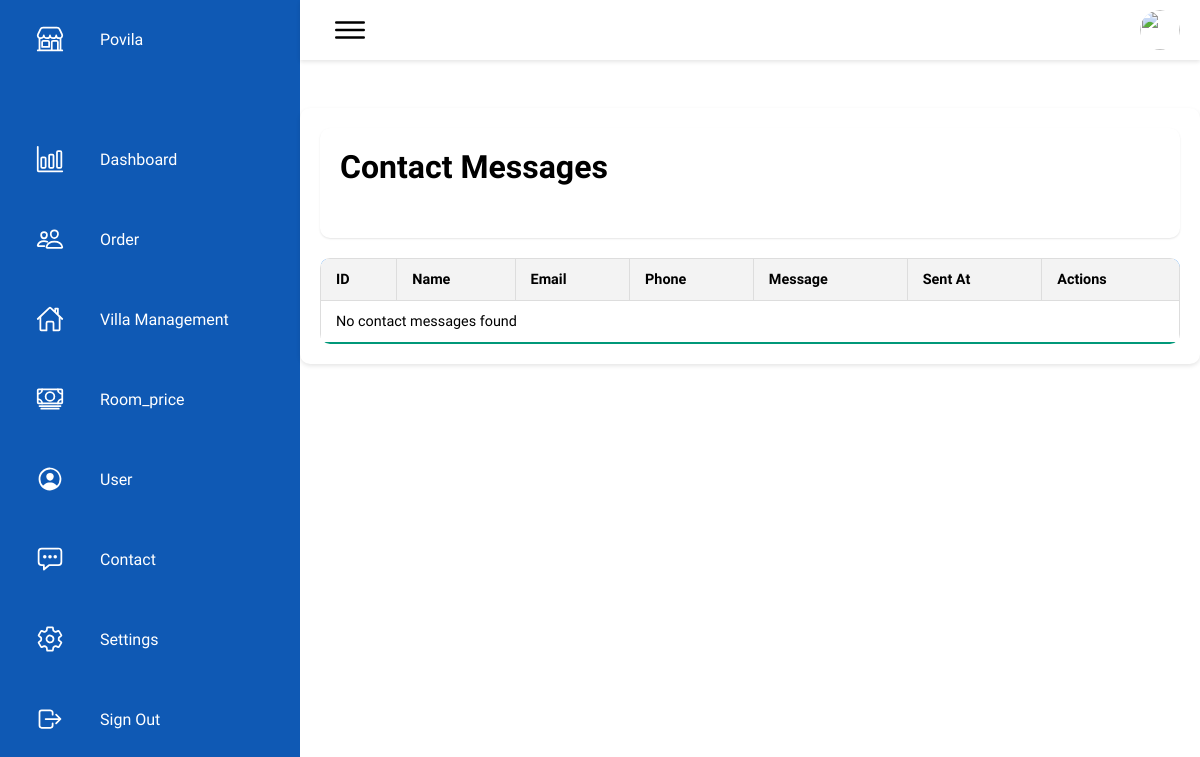
The app's page /webPovila/admin/contact_user.php, older data.
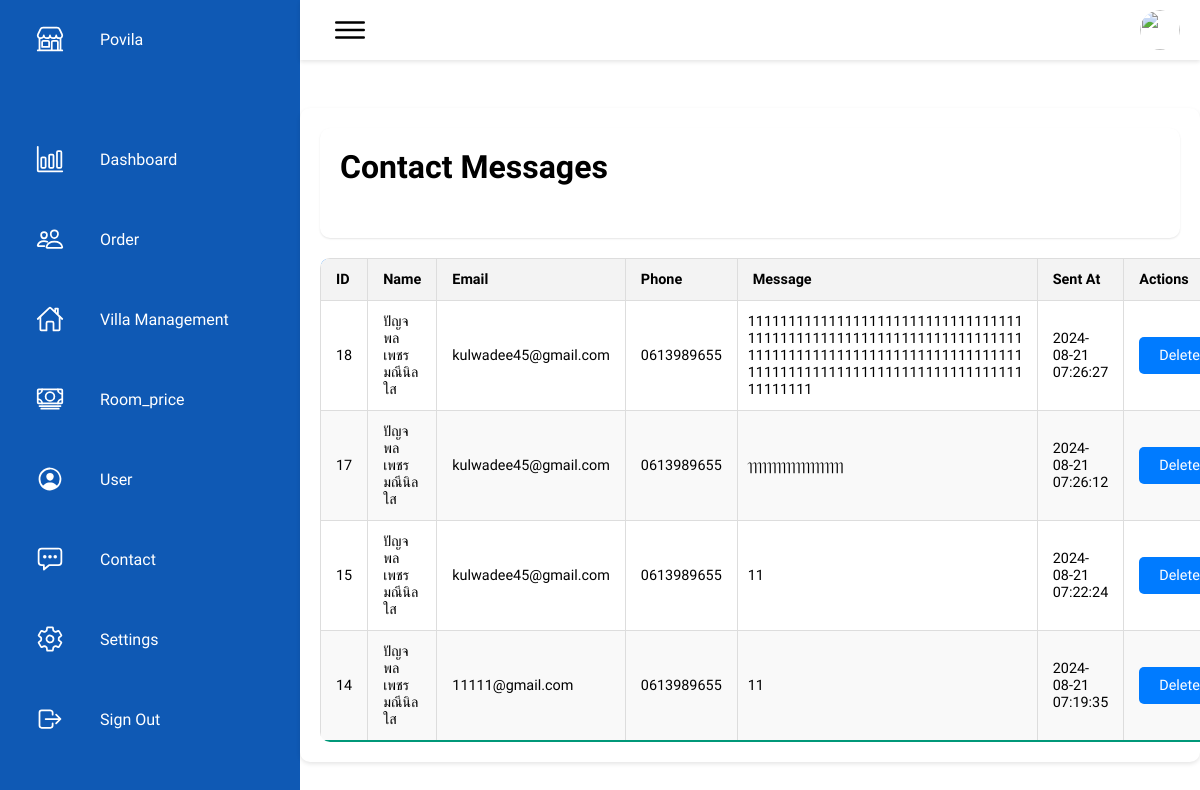
The same page, newer data.
### tables this page shows
CREATE TABLE `contact` (
  `id` int(11) NOT NULL,
  `name` varchar(255) NOT NULL,
  `email` varchar(255) NOT NULL,
  `phone` varchar(10) NOT NULL,
  `message` text NOT NULL,
  `created_at` timestamp NOT NULL DEFAULT current_timestamp()
);

### webPovila/admin/contact_user.php (the view, shortened to what this page needs)
<!DOCTYPE html>
<html lang="en">
<head>
    <link rel="stylesheet" href="../css/admin.css">
    <link rel="stylesheet" href="../css/contact_user.css">
    <link rel="stylesheet" href="../css/order.css">
</head>
<body>
    <div class="container">
        <?php include 'menu.php'; ?>
        <div class="details2">
            <div class="recentOrders">
                <div class="cardHeader">
                    <h2>Contact Messages</h2>
                </div>
                <table>
                    <thead>
                        <tr>
                            <th>ID</th>
                            <th>Name</th>
                            <th>Email</th>
                            <th>Phone</th>
                            <th>Message</th>
                            <th>Sent At</th>
                            <th>Actions</th>
                        </tr>
                    </thead>
                    <tbody>
                        <?php
                        include 'db_connection.php';
                        $sql = "SELECT id, name, email, phone, message, created_at FROM contact ORDER BY created_at DESC";
                        $result = $conn->query($sql);
                        if ($result->num_rows > 0) {
                            while ($row = $result->fetch_assoc()) {
                                echo "<tr>";
                                echo "<td>{$row['id']}</td>";
                                echo "<td>{$row['name']}</td>";
                                echo "<td>{$row['email']}</td>";
                                echo "<td>{$row['phone']}</td>";
                                echo "<td class='message-cell'>{$row['message']}</td>";
                                echo "<td>{$row['created_at']}</td>";
                                echo "<td>
                        <a href='#' onclick='confirmDelete({$row['id']})' class='btn'>Delete</a>
                      </td>";
                                echo "</tr>";
                            }
                        } else {
                            echo "<tr><td colspan='7'>No contact messages found</td></tr>";
                        }
                        ?>
                    </tbody>
                </table>
            </div>
        </div>
    </div>
</body>
</html>

### webPovila/admin/menu.php (shortened to what this page needs)
<div class="navigation">
    <ul>
        <li class="active">
            <a href="index.php">
                <span class="icon">
                <ion-icon name="storefront-outline"></ion-icon>
                </span>
                <span class="title">Povila</span>
            </a>
        </li>
        <li>
            <a href="admin.php">
                <span class="icon">
                <ion-icon name="bar-chart-outline"></ion-icon>
                </span>
                <span class="title">Dashboard</span>
            </a>
        </li>
        <li>
            <a href="Order.php">
                <span class="icon">
                    <ion-icon name="people-outline"></ion-icon>
                </span>
                <span class="title">Order</span>
            </a>
        </li>
        <li>
            <a href="villa_setting.php">
                <span class="icon">
                <ion-icon name="home-outline"></ion-icon>
                </span>
                <span class="title">Villa Management</span>
            </a>
        </li>
        <li>
            <a href="room_price_list.php">
                <span class="icon">
                    <ion-icon name="cash-outline"></ion-icon>
                </span>
                <span class="title">Room_price</span>
            </a>
        </li>
        <li>
            <a href="user.php">
                <span class="icon">
                    <ion-icon name="person-circle-outline"></ion-icon>
                </span>
                <span class="title">User</span>
            </a>
        </li>
        <li>
            <a href="contact_user.php">
                <span class="icon">
                <ion-icon name="chatbox-ellipses-outline"></ion-icon>
                </span>
                <span class="title">Contact</span>
            </a>
        </li>
        <li>
            <a href="setting.php">
                <span class="icon">
                    <ion-icon name="settings-outline"></ion-icon>
                </span>
                <span class="title">Settings</span>
            </a>
        </li>
        <li>
            <a href="confirm_signout.php">
                <span class="icon">
                    <ion-icon name="log-out-outline"></ion-icon>
                </span>
                <span class="title">Sign Out</span>
            </a>
        </li>
    </ul>
</div>
        <div class="main">
            <div class="topbar">
                <div class="toggle">
                    <ion-icon name="menu-outline"></ion-icon>
                </div>
                <div class="user-settings">
    <div class="user" onclick="toggleDropdown()">
        <img id="userProfilePic" src="path/to/default/profile.jpg" alt="">
    </div>
</div>
 </div>

### webPovila/css/admin.css (style rules this page uses)
* { font-family: "Ubuntu", sans-serif; margin: 0; padding: 0; box-sizing: border-box; }
:root { --blue: #0f59b4; --blue1: #007BFF; --white: #fff; --gray: #f5f5f5; --black1: #222; --black2: #999; --red: #ff6347; --green: #008000; --brown: #cfcece; }
body { min-height: 100vh; overflow-x: hidden; }
.container { position: relative; width: 100%; }
.navigation { position: fixed; width: 300px; height: 100%; background: var(--blue); border-left: 10px solid var(--blue); transition: 0.5s; overflow: hidden; }
.navigation ul { position: absolute; top: 0; left: 0; width: 100%; }
.navigation ul li { position: relative; width: 100%; list-style: none; border-top-left-radius: 30px; border-bottom-left-radius: 30px; }
.navigation ul li:nth-child(1) { margin-bottom: 40px; pointer-events: none; }
.navigation ul li a { position: relative; display: block; width: 100%; display: flex; text-decoration: none; color: var(--white); }
.navigation ul li a .icon { position: relative; display: block; min-width: 60px; height: 60px; line-height: 75px; text-align: center; }
.navigation ul li a .icon ion-icon { font-size: 1.75rem; }
.navigation ul li a .title { position: relative; display: block; padding: 0 10px; height: 60px; line-height: 60px; text-align: start; white-space: nowrap; }
.main { position: absolute; width: calc(100% - 300px); left: 300px; min-height: 100vh; background: var(--white); transition: 0.5s; }
.topbar { width: 100%; height: 60px; display: flex; justify-content: space-between; align-items: center; padding: 0 10px; }
.toggle { position: relative; width: 60px; height: 60px; display: flex; justify-content: center; align-items: center; font-size: 2.5rem; cursor: pointer; }
.user { position: relative; width: 40px; height: 40px; border-radius: 50%; overflow: hidden; cursor: pointer; }
.user img { position: absolute; top: 0; left: 0; width: 100%; height: 100%; object-fit: cover; }
.cardHeader h2 { font-weight: 600; color: var(--blue); }
@media (min-width: 768px) and (max-width: 1366px) { .recentOrders table { width: 100%; font-size: 0.9rem; } }
@media (min-width: 768px) and (max-width: 1366px) { .btn { font-size: 0.9rem; padding: 10px 15px; } }
.user-settings { position: relative; display: flex; align-items: center; }
.user-settings .user { margin-left: 10px; cursor: pointer; }
.user-settings .user img { border-radius: 50%; width: 40px; height: 40px; }

### webPovila/css/contact_user.css (style rules this page uses)
.details2 { display: flex; justify-content: center; align-items: center; margin-top: 3rem; }
.recentOrders { width: 100%; max-width: 1200px; margin: 0 auto; overflow: hidden; }
.cardHeader { display: flex; justify-content: space-between; align-items: center; padding: 20px; background: #fff; box-shadow: 0 1px 2px rgba(0, 0, 0, 0.1); border-radius: 10px; margin-bottom: 20px; }
.cardHeader h2 { font-size: 2rem; color: #000; margin-bottom: 2rem; }
table { width: 100%; border-collapse: collapse; margin-top: 10px; border-radius: 10px; overflow: hidden; }
table thead { background-color: #007bff; color: rgb(0, 0, 0); }
table td.message-cell { max-width: 300px; word-wrap: break-word; white-space: pre-wrap; max-height: 150px; overflow-y: auto; padding: 10px; border: 1px solid #ddd; text-align: left; }
table th, table td { padding: 15px; text-align: left; border-bottom: 1px solid #ddd; }
table tbody tr:nth-child(even) { background-color: #f2f2f2; }
.btn { background: #007bff; color: white; padding: 10px 20px; text-decoration: none; border-radius: 5px; }

### webPovila/css/order.css (style rules this page uses)
.btn { padding: 10px 20px; background-color: #007bff; color: #fff; text-decoration: none; border-radius: 5px; transition: background-color 0.3s ease; justify-content: space-between; }
.order-section table, th, td { border: 1px solid #ddd; }
.recentOrders { background: #fff; padding: 20px; border-radius: 10px; box-shadow: 0 2px 4px rgba(0, 0, 0, 0.1); }
.topbar { display: flex; justify-content: space-between; align-items: center; padding: 10px 20px; background-color: #fff; box-shadow: 0 2px 4px rgba(0, 0, 0, 0.1); }
table { width: 100%; border-collapse: collapse; }
table thead tr { background: #f3f3f3; text-align: left; }
table th, table td { padding: 12px 15px; border: 1px solid #ddd; }
table tbody tr { border-bottom: 1px solid #ddd; }
table tbody tr:nth-of-type(even) { background: #f9f9f9; }
table tbody tr:last-of-type { border-bottom: 2px solid #009879; }

Row changes from the older to the newer data that the page shows:
added contact: id "18", name "ปัญจพล เพชรมณีนิลใส", email "kulwadee45@gmail.com", phone "0613989655", message "111111111111111111111111111111111111111111111111111111111111111111111111111111111111111111111111111111111111111111111111111111111111111111111111", created_at "2024-08-21 07:26:27"
added contact: id "17", name "ปัญจพล เพชรมณีนิลใส", email "kulwadee45@gmail.com", phone "0613989655", message "ๅๅๅๅๅๅๅๅๅๅๅๅๅๅๅๅๅๅๅๅ", created_at "2024-08-21 07:26:12"
added contact: id "15", name "ปัญจพล เพชรมณีนิลใส", email "kulwadee45@gmail.com", phone "0613989655", message "11", created_at "2024-08-21 07:22:24"
added contact: id "14", name "ปัญจพล เพชรมณีนิลใส", email "11111@gmail.com", phone "0613989655", message "11", created_at "2024-08-21 07:19:35"
Text that changed along with them:
text no longer shown: "No contact messages found"
